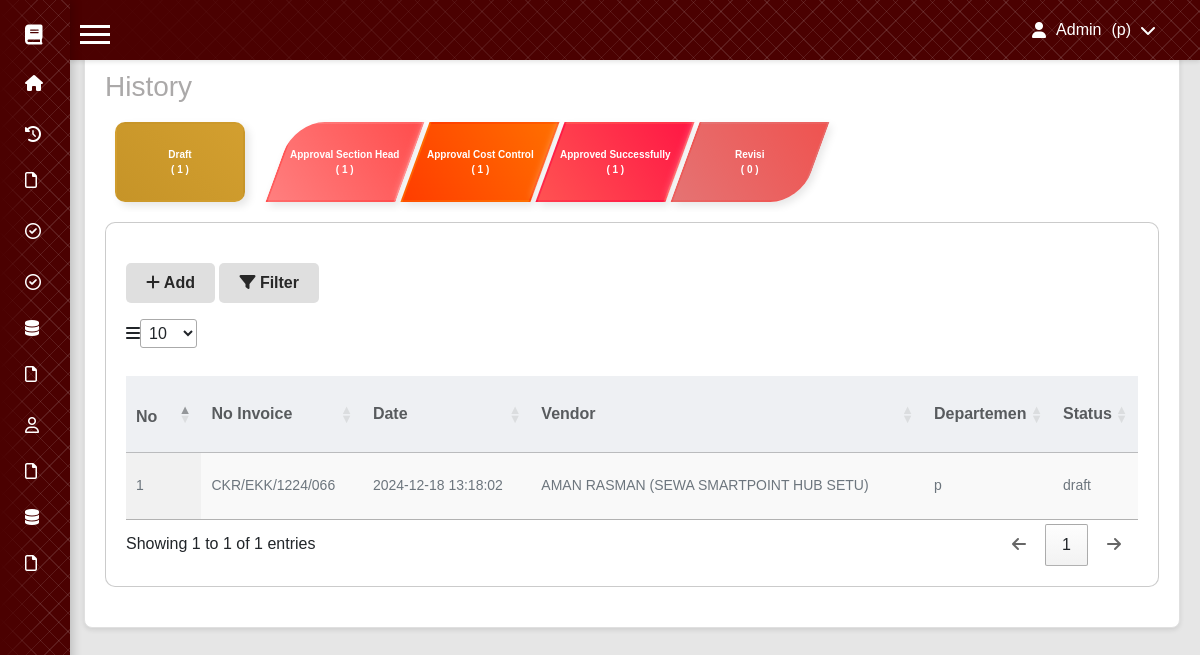
/historyU.php (signed in), run on the app's committed database.
### tables this page shows
CREATE TABLE `approval` (
  `id` int(11) NOT NULL,
  `id_user` int(11) NOT NULL,
  `no_invoice` varchar(20) NOT NULL,
  `date` datetime NOT NULL DEFAULT current_timestamp(),
  `dbyrkpd` int(11) DEFAULT NULL,
  `invoice` varchar(255) NOT NULL,
  `periodeAwal` date DEFAULT NULL,
  `periodeAkhir` date DEFAULT NULL,
  `tanggalPengajuan` date NOT NULL,
  `kronologi` varchar(255) DEFAULT NULL,
  `buktipesan` varchar(255) DEFAULT NULL,
  `dispo` varchar(255) DEFAULT NULL,
  `jumlahtotal` double(15,2) DEFAULT NULL,
  `jumlah_totalBukti` double(15,2) DEFAULT NULL,
  `jumlah_totalTol` double(15,2) DEFAULT NULL,
  `terbilang` varchar(255) NOT NULL,
  `status` varchar(255) NOT NULL DEFAULT 'draft',
  `revisi_by` varchar(255) NOT NULL,
  `catatan` varchar(500) DEFAULT NULL
);

CREATE TABLE `vendor` (
  `id` int(11) NOT NULL,
  `no_vendor` varchar(255) NOT NULL,
  `nama` varchar(255) NOT NULL
);

CREATE TABLE `users` (
  `id` int(11) NOT NULL,
  `username` varchar(20) NOT NULL,
  `nik` varchar(50) NOT NULL,
  `email` varchar(255) NOT NULL,
  `password` varchar(255) NOT NULL,
  `dept` varchar(255) DEFAULT NULL,
  `level` enum('admin','user','head section','cost control') NOT NULL
);

### includes/PROhistoryU.php (called while the page is built, shortened)
<?php
include 'config.php';
$id_user = $_SESSION['id'];
if (isset($id_user) && !empty($id_user)) {
    $querySH = "SELECT COUNT(*) AS count FROM approval WHERE status ='head section' AND id_user = $id_user";
    $resultSH = $config->query($querySH);
    if ($resultSH === false) {
        echo "Error: " . $config->error;
    } else {
        $SHcount = $resultSH->fetch_assoc()['count'];
    }
    $queryCC = "SELECT COUNT(*) AS count FROM approval WHERE status ='cost control' AND id_user = $id_user";
    $resultCC = $config->query($queryCC);
    if ($resultCC === false) {
        echo "Error: " . $config->error;
    } else {
        $CCcount = $resultCC->fetch_assoc()['count'];
    }
    $queryS = "SELECT COUNT(*) AS count FROM approval WHERE status ='success' AND id_user = $id_user";
    $resultS = $config->query($queryS);
    if ($resultS === false) {
        echo "Error: " . $config->error;
    } else {
        $Scount = $resultS->fetch_assoc()['count'];
    }
    $queryR = "SELECT COUNT(*) AS count FROM approval WHERE status ='revisi' AND id_user = $id_user";
    $resultR = $config->query($queryR);
    if ($resultR === false) {
        echo "Error: " . $config->error;
    } else {
        $Rcount = $resultR->fetch_assoc()['count'];
    }
    $queryD = "SELECT COUNT(*) AS count FROM approval WHERE status ='draft' AND id_user = $id_user";
    $resultD = $config->query($queryD);
    if ($resultD === false) {
        echo "Error: " . $config->error;
    } else {
        $Dcount = $resultD->fetch_assoc()['count'];
    }
} else {
    echo "ID user tidak ditemukan di session.";
}
?>

### historyU.php (the view, shortened to what this page needs)
<?php include 'includes/PROhistoryU.php'; ?>
<?php include 'navbar.php'; ?>
<!doctype html>
<html lang="id">
<head>
    <link href="https://maxcdn.bootstrapcdn.com/bootstrap/4.5.2/css/bootstrap.min.css" rel="stylesheet">
    <link href="https://cdn.datatables.net/1.13.1/css/jquery.dataTables.css" rel="stylesheet">
    <link href="https://cdn.datatables.net/rowreorder/1.3.2/css/rowReorder.dataTables.css" rel="stylesheet">
    <link href="https://cdn.datatables.net/responsive/2.4.1/css/responsive.dataTables.css" rel="stylesheet">
    <link href="assets/css/historyuser/historyuser.css" rel="stylesheet" />
    <link rel="stylesheet" href="https://cdn.jsdelivr.net/npm/sweetalert2@11/dist/sweetalert2.min.css">
    <link rel="stylesheet" href="https://cdnjs.cloudflare.com/ajax/libs/flatpickr/4.6.13/flatpickr.min.css">
    <link rel="stylesheet" href="https://cdnjs.cloudflare.com/ajax/libs/font-awesome/6.0.0-beta3/css/all.min.css">
</head>
<body id="body">
    <div style="display: flex; align-items: center; color: #c8c8c8;" class="rail">
        <a href="home.php" style="margin-left: 4rem; color: #c8c8c8;">Dashboard &nbsp;</a>
        <p style="margin: 0;"> >&nbsp;</p>
        <a href="historyU.php" style="color: #aba9a9;font-size:20px">History </a>
    </div>
    <div class="card">
        <h3 style="color:#aba9a9">History</h3>
        <div class="nav-buttons-container">
            <div class="nav-buttons">
                <button onclick="showPage(5)" id="btn-5" class="nav-btn"><span>Draft <br>( <?php echo $Dcount; ?>
                        )</span></button>
                <button onclick="showPage(1)" id="btn-1" class="nav-btn"><span>Approval Section Head <br>(
                        <?php echo $SHcount; ?> )</span></button>
                <button onclick="showPage(2)" id="btn-2" class="nav-btn"><span>Approval Cost Control <br>(
                        <?php echo $CCcount; ?> )</span></button>
                <button onclick="showPage(3)" id="btn-3" class="nav-btn"><span>Approved Successfully <br>(
                        <?php echo $Scount; ?> )</span></button>
                <button onclick="showPage(4)" id="btn-4" class="nav-btn"><span>Revisi <br>( <?php echo $Rcount; ?>
                        )</span></button>
            </div>
        </div>
        <div class="card2">
            <div class="table-page" id="page-5">
                <div class="table-container">
                    <div>
                        <button type="button" class="btn-f" onclick="window.location.href='form.php'">
                            <i class="fas fa-plus"></i> Add
                        </button>
                        <button id="showF5" class="btn-f" style="margin-bottom: 1rem;"><i
                                class="fa-solid fa-filter"></i> Filter</button>
                    </div>
                    <table id="myTable5" class="display nowrap" style="width:100%">
                        <thead>
                            <tr class="fw-semibold fs-6 bg-body-secondary opacity-75 ">
                                <th style="height: 50px;width: 40px; padding-top:1rem">No</th>
                                <th>No Invoice</th>
                                <th>Date</th>
                                <th>Vendor</th>
                                <th>Departemen</th>
                                <th>Status</th>
                            </tr>
                        </thead>
                        <tbody>
                            <?php
                            include 'includes/config.php';
                            $query = "SELECT approval.*, vendor.no_vendor, vendor.nama as vendor, users.dept as dept FROM approval
                             LEFT JOIN vendor ON approval.dbyrkpd = vendor.id
                             LEFT JOIN users ON approval.id_user = users.id  WHERE status = 'draft' AND id_user = '$id_user'";
                            $query .= " ORDER BY id DESC";
                            $result = mysqli_query($config, $query);
                            $no = 1;
                            while ($row = mysqli_fetch_assoc($result)) {
                                ?>
                                <tr class="clickable-row5 text-muted" style="font-size: 14px;"
                                    data-id="<?php echo $row['id']; ?>">
                                    <td style="height: 50px;"><?php echo $no++; ?></td>
                                    <td><?php echo htmlspecialchars($row['no_invoice']); ?></td>
                                    <td><?php echo htmlspecialchars($row['date']); ?></td>
                                    <td><?php echo htmlspecialchars($row['vendor']); ?></td>
                                    <td><?php echo htmlspecialchars($row['dept']); ?></td>
                                    <td><?php echo htmlspecialchars($row['status']); ?></td>
                                </tr>
                                <?php
                            }
                            ?>
                        </tbody>
                    </table>
                </div>
            </div>
        </div>
    </div>
</body>
</html>

### assets/css/styles.css (style rules this page uses)
body { display: flex; font-family: "Segoe UI", Tahoma, Geneva, Verdana, sans-serif; margin: 0; overflow-x: hidden; }

### assets/css/historyuser/historyuser.css (style rules this page uses)
:root { --color1: linear-gradient(45deg, #ff7f7f, #ff4d4d); --color2: linear-gradient(45deg, #ff3d00, #ff6f00); --color3: linear-gradient(45deg, #ff5252, #ff1744); --color4: linear-gradient(45deg, #e57373, #ef5350); --color5: linear-gradient(45deg, #e5aa73, #efa550); --color1-dark: linear-gradient(45deg, #cc0000, #e53935); --color2-dark: linear-gradient(45deg, #c62828, #d32f2f); --color3-dark: linear-gradient(45deg, #b71c1c, #c62828); --color4-dark: linear-gradient(45deg, #c62828, #d32f2f); --color5-dark: linear-gradient(45deg, #c69428, #d39f2f); --hover-color1: linear-gradient(45deg, #ff6f6f, #ff3d3d); --hover-color2: linear-gradient(45deg, #ff4d00, #ff8c00); --hover-color3: linear-gradient(45deg, #ff1744, #d50032); --hover-color4: linear-gradient(45deg, #ef5350, #c62828); --hover-color5: linear-gradient(45deg, #efaa50, #c6a128); color: #f5f3f3; }
body { font-family: Arial, sans-serif; margin: 0; padding: 20px; background-color: #e6e6e6; }
.card { max-width: 100%; padding: 20px; border-radius: 0 0 8px 8px; box-shadow: 0 2px 5px rgba(0, 0, 0, 0.1); overflow: hidden; border: 1px solid #e0e0e0; margin-top: -1px; margin-left: 4rem; overflow: visible; }
.card2 { margin-top: 10px; border: 1px solid rgba(128, 128, 128, 0.5); padding: 20px; margin-bottom: 20px; background-color: white; border: 1px solid #9f9f9f89; border-radius: 10px; width: calc(100% - 0px); transition: box-shadow 0.3s ease, width 0.3s ease; }
.nav-btn { border: 2px solid transparent; box-shadow: 4px 4px 8px rgba(0, 0, 0, 0.1), -4px -4px 8px rgba(255, 255, 255, 0.5); width: 130px; height: 80px; margin: 20p; cursor: pointer; transition: background-color 0.3s, color 0.3s, border-color 0.3s, box-shadow 0.3s, transform 0.3s; position: relative; font-weight: bold; text-align: center; color: #ffffff; display: flex; align-items: center; justify-content: center; font-size: 10px; }
.nav-btn::before { content: ''; position: absolute; top: 0; left: 0; background: rgba(0, 0, 0, 0.1); transition: opacity 0.3s; z-index: -1; opacity: 0; }
.nav-btn::after { content: ''; position: absolute; bottom: 0; left: 50%; width: 0; height: 3px; background: #f4f1f1; transition: width 0.3s, left 0.3s; transform: translateX(-0%); }
.nav-btn.active { color: white; background-color: transparent; }
#btn-5.active { background: var(--color5-dark) !important; }
#btn-1 { border-radius: 30px 0 0 0; transform: skew(-20deg); background: var(--color1); margin-left: 20px; }
#btn-2 { transform: skew(-20deg); background: var(--color2); }
#btn-3 { transform: skew(-20deg); background: var(--color3); }
#btn-4 { border-radius: 0 0 30px 0 ; transform: skew(-20deg); background: var(--color4); }
#btn-5 { border-radius: 10px ; background: var(--color5); margin-left: 10px; margin-right: 10px; }
#btn-1 span, #btn-2 span, #btn-3 span, #btn-4 span { display: block; transform: skew(20deg); }
.nav-buttons-container { overflow-x: auto; white-space: nowrap; padding: 10px 0; }
.nav-buttons { display: flex; gap: 5px; }
.nav-btn { flex: 0 0 auto; min-width: 100px; white-space: normal; overflow: hidden; }
.nav-btn.active { background-color: #007bff; color: white; }
.table-container { overflow-x: auto; width: 100%; box-sizing: border-box; }
.btn-f { background: #b3b3b36a; font-weight: 600; color: #282828; border: none; border-radius: 5px; padding: 8px 20px; font-size: 16px; cursor: pointer; transition: background 0.3s ease; }

### data on the page
approval: no_invoice "CKR/EKK/1224/066", date "2024-12-18 13:18:02", vendor.nama "AMAN RASMAN (SEWA SMARTPOINT HUB SETU)", id_user.dept "p", status "draft"

### other printed values
$_SESSION['username'] "Admin"
$_SESSION['dept'] "p"
$Dcount "1"
$SHcount "1"
$CCcount "1"
$Scount "1"
$Rcount "0"
